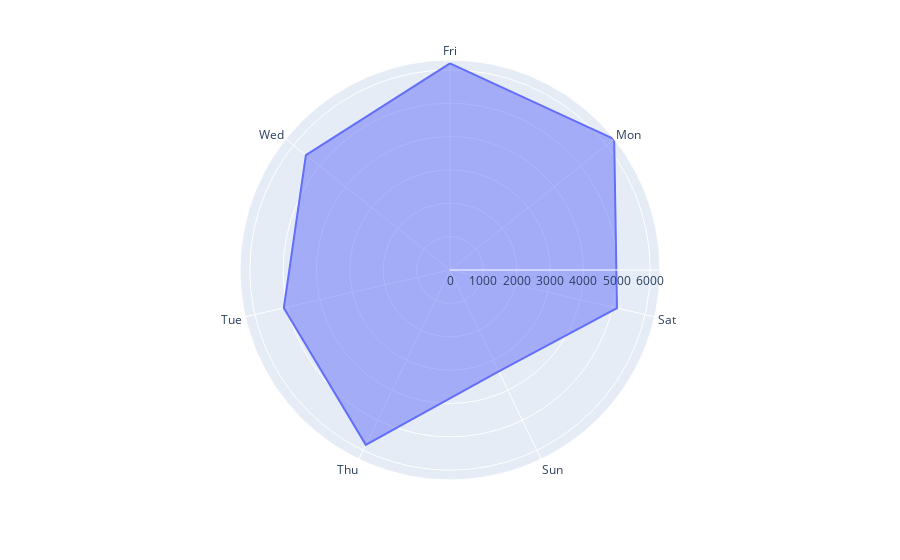

Source (notebook cell):
### Code cell
messages_df['Date'] = pd.to_datetime(df['Date'], errors='coerce')
df_day = pd.DataFrame(messages_df["Message"])
df_day['day'] = messages_df['Date'].dt.weekday

def getDay(i):
    days = ['Mon', 'Tue', 'Wed', 'Thu', 'Fri', 'Sat', 'Sun']
    return days[i]
df_day["messagecount"] = 1
df_day['day'] = df_day['day'].apply(getDay)
day = df_day.groupby('day').sum()
day.reset_index(inplace=True)
fig2 = px.line_polar(day, r='messagecount', theta='day', line_close=True)
fig2.update_traces(fill='toself')
# fig2.update_layout(
#   polar=dict(
#     radialaxis=dict(
#       visible=True,
#         range=[0,7000]
#     )),
#   showlegend=True
# )
print('Messages on particular day')
fig2.show()

### Figure 1 — Plotly figure (JSON) as saved in the notebook; plotly's stock layout.template omitted (floating-point values rounded to 4 significant figures)
{"data": [{"fill": "toself", "hovertemplate": "messagecount=%{r}<br>day=%{theta}<extra></extra>", "legendgroup": "", "line": {"color": "#636efa", "dash": "solid"}, "mode": "lines", "name": "", "r": [6195, 6294, 5134, 3371, 5817, 5108, 5524, 6195], "showlegend": false, "subplot": "polar", "theta": ["Fri", "Mon", "Sat", "Sun", "Thu", "Tue", "Wed", "Fri"], "type": "scatterpolar"}], "layout": {"autosize": true, "legend": {"tracegroupgap": 0}, "margin": {"t": 60}, "polar": {"angularaxis": {"direction": "clockwise", "rotation": 90, "type": "category"}, "domain": {"x": [0, 1], "y": [0, 1]}, "radialaxis": {"autorange": true, "range": [0, 6294], "type": "linear"}}}}
